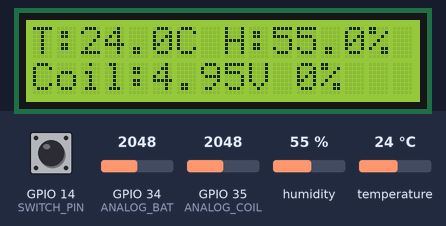
Bench run of a sketch on a simulated ESP32. Shown: 16×2 character LCD. The test bench sets the inputs (shaded band); at power-on: GPIO 14 (SWITCH_PIN) LOW, humidity 55 %, GPIO 35 (ANALOG_COIL) = 2048, temperature 24 °C, GPIO 34 (ANALOG_BAT) = 2048. WiFi joins after 1.5 s; servers stay silent unless stated; web services answer with replies made up by the test bench; what the sketch prints to the serial monitor is not drawn.

Above: at 9.3 s.
9.4 s: GPIO 14 (SWITCH_PIN) pulled HIGH for 2.25 s
At 10.6 s:
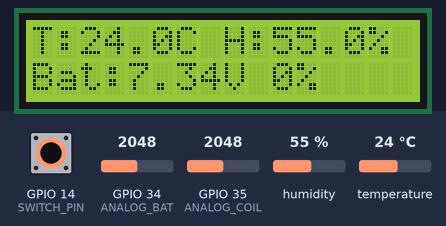
17.5 s: humidity set to 22 %
At 20.7 s:
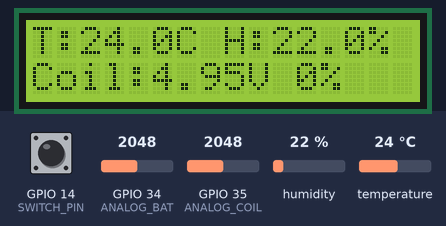
21.0 s: GPIO 35 (ANALOG_COIL) set to 2866
At 22.0 s:
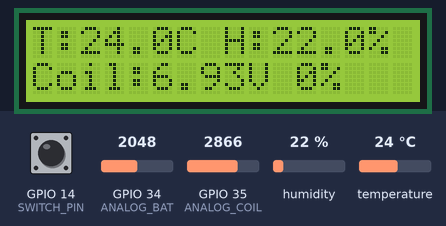
23.6 s: temperature set to 12 °C
At 24.5 s:
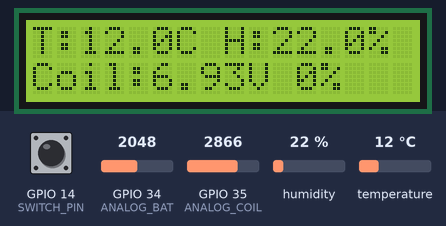
26.2 s: GPIO 35 (ANALOG_COIL) set to 3972
At 28.3 s:
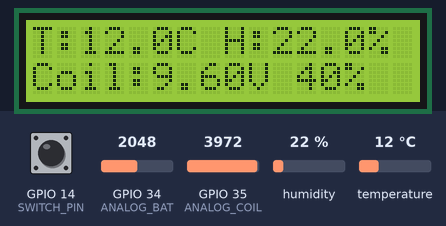
29.2 s: GPIO 14 (SWITCH_PIN) pulled HIGH for 2.25 s
At 30.9 s:
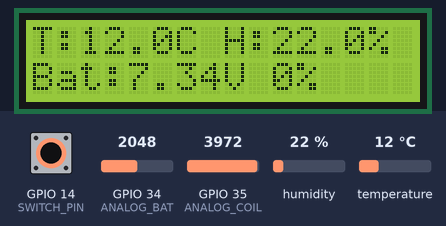
Timing chart, 0 to 32.4 s (numbered marks = the images above; inputs shaded):
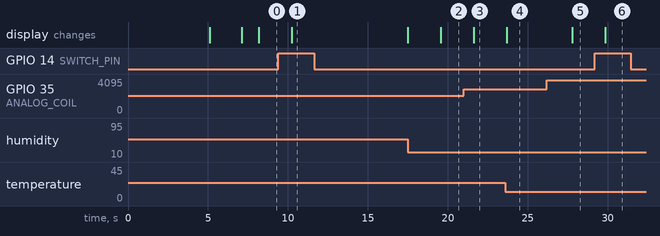

Measured:
- after the input at 9.4 s, the display: changes after 0.85 s (image 1)
- after the input at 17.5 s, the display: first differs from a run without the input after 2.1 s (image 2)
- after the input at 21.0 s, the display: changes after 0.62 s (image 3)
- after the input at 23.6 s, the display: changes after 0.08 s (image 4)
- after the input at 26.2 s, the display: changes after 1.6 s (image 5)
- after the input at 29.2 s, the display: changes after 0.66 s (image 6)

The sketch:

CNW_Secondary.ino
```cpp
/**
 * @file espCode2.ino
 * @author Chandana R
 * @brief ESP8266 with Battery Monitoring, DHT11, and LCD Display
 * @version 2.0
 * @date 2025-03-30
 */
 /**
Version History:
0.1---> Initial Draft

1.0---> Battery Status updated using 12 V battery insted of 3.3 V, and also voltage divider circuit is also upgraded accordingly.
        NOTE: R1 & R2 is the new Resistance value i.e. 20K and 10K respectively for voltage devider circuit ((R1 + R2)/ R2), to
		know Battery Stats

2.0---> The is deisgned to display both battery voltage and coil voltage, and also battery percentage and coil persecntage seperately
        with the help of switch (SWITCH_PIN 5  Yellow Switch in Hardware) for trigger it to fetch stats of Coil during this period
		the IoT  features is turned OFF[1 in Coil Mode, 0 in Battery Mode]. Only when yellow switch is in 0 state the data is pushed
		to IoT.

*/
 /*
 * ThingSpeak Settings
 * field1- Battery Voltage
 * field2-Battery Percentage
 * field3- Temperature
 * field4- Humidity

* Analog Pin for Battery to D34 (ESP32 GPIO34)
* Analog Pin for Coil to D35 (ESP32 GPIO35)
* DHT11 Sensor to D4 (ESP32 GPIO4)
* SDA (LCD) → D21 (ESP32 GPIO21)
* SCL (LCD) → D22 (ESP32 GPIO22)
* Switch → D5 (ESPP32 GPIO5)

 */
#include <Wire.h>                // I2C Communication
#include <LiquidCrystal_I2C.h>   // Library for 16x2 LCD with I2C
#include <DHT.h>                 // DHT11 Sensor Library
#include <HTTPClient.h>         // HTTP Client Library
#include <WiFi.h>                // WiFi Library for ESP32

// Hardware Pins
#define ANALOG_BAT 34         // ADC pin for battery voltage monitoring (ESP32-WROOM)
#define ANALOG_COIL 35       // ADC pin coil votage
#define DHT_PIN 4                // DHT11 data pin
#define DHT_TYPE DHT11           // DHT sensor type
#define SWITCH_PIN 5             // Switch pin (ON/OFF control)
#define SWITCH_PIN 14      //ONGOING

const char* ssid = "Chandana_R";
const char* password = "Chandu2002@";

// ThingSpeak API Information
const char* server = "http://api.thingspeak.com/update";
const char* apikey = "ASET8PVPCZQL68MR";  // Replace with Write API Key


// LCD and DHT Setup
LiquidCrystal_I2C lcd(0x27, 16, 2);
DHT dht(DHT_PIN, DHT_TYPE);

// Calibration & Resistor Values
float calibration1 = 2.39;         // Add offset if needed Battery
float calibration2 = 0;         // Add offset if needed Coil
float R1 = 20.0;                  // Resistor 1 (20kΩ)
float R2 = 10.0;                  // Resistor 2 (10kΩ)

void setup() {
    Serial.begin(115200);

    // Initialize LCD, DHT11, and Switch
    lcd.init();
    lcd.backlight();
    dht.begin();

    // Set switch pin as input with internal pull-down
    pinMode(SWITCH_PIN, INPUT_PULLDOWN);

    // Display startup message
    lcd.setCursor(0, 0);
    lcd.print("Team-XX");
    lcd.setCursor(0, 1);
    lcd.print("Jain University");
    delay(5000);
    lcd.clear();
    lcd.setCursor(0, 0);
    lcd.print("Connecting WiFi...");

    // Connect to WiFi
    WiFi.begin(ssid, password);
    Serial.print("Connecting to WiFi...");

    while (WiFi.status() != WL_CONNECTED) {
        delay(1000);
        Serial.print(".");
    }

    Serial.println("\nWiFi Connected!");
    lcd.clear();
    lcd.setCursor(0, 0);
    lcd.print("WiFi Connected!");
    delay(1000);
}

// Function to map float values
float mapFloat(float x, float in_min, float in_max, float out_min, float out_max) {
    return (x - in_min) * (out_max - out_min) / (in_max - in_min) + out_min;
}

void loop() {
    // Read the switch state
    bool switchState = digitalRead(SWITCH_PIN);

    if (switchState == HIGH) {
        // Switch ON → Run monitoring operations
        Serial.println("Battery Status");


        // Read Battery Voltage
        int sensorValue = analogRead(ANALOG_BAT);
        float batteryVoltage = ((sensorValue * 3.3) / 4095) * ((R1 + R2) / R2) + calibration1;

        // Map Battery Voltage to Percentage for 3-cell Li-ion (9.0V → 0%, 12.6V → 100%)
        int batteryPercentage = mapFloat(batteryVoltage, 9.0, 12.6, 0, 100);
        batteryPercentage = constrain(batteryPercentage, 0, 100);

        // Read DHT11 Sensor Data
        float temperature = dht.readTemperature();
        float humidity = dht.readHumidity();

        // Print to Serial Monitor
        Serial.println("--------------------------");
        Serial.printf("Analog Value: %d\n", sensorValue);
        Serial.printf("Battery Voltage: %.2fV\n", batteryVoltage);
        Serial.printf("Battery Percentage: %d%%\n", batteryPercentage);
        Serial.printf("Temperature: %.2f°C\n", temperature);
        Serial.printf("Humidity: %.2f%%\n", humidity);
        Serial.println("--------------------------");

        // Display on LCD
        lcd.clear();

        // Row 1: Temperature and Humidity
        lcd.setCursor(0, 0);
        lcd.print("T:");
        lcd.print(temperature, 1);
        lcd.print("C H:");
        lcd.print(humidity, 1);
        lcd.print("%");

        // Row 2: Battery Voltage and Percentage
        lcd.setCursor(0, 1);
        lcd.print("Bat:");
        lcd.print(batteryVoltage, 2);
        lcd.print("V ");
        lcd.print(batteryPercentage);
        lcd.print("%");
         if (WiFi.status() == WL_CONNECTED) {
        HTTPClient http;
        String url = String(server) + "?api_key=" + apikey +
                     "&field1=" + String(batteryVoltage) +
                     "&field2=" + String(batteryPercentage) +
                     "&field3=" + String(temperature) +
                     "&field4=" + String(humidity);

        http.begin(url);
        int httpCode = http.GET(); // Send GET request

        if (httpCode > 0) {
            Serial.printf("Data Sent! HTTP Response: %d\n", httpCode);
        } else {
            Serial.printf("Error Sending Data: %s\n", http.errorToString(httpCode).c_str());
        }

        http.end(); // End HTTP connection
    } else {
        Serial.println("WiFi Disconnected! Reconnecting...");
        WiFi.reconnect();
    }

    delay(5000); // Update every 5 seconds

    } else {
        // Switch OFF → Display "SWITCH OFF"

        Serial.println("--------------------------");
        Serial.println("Coil Mode Requeseted");
       Serial.println("Coil Status");


        // Read Battery Voltage
        int sensorValue = analogRead(ANALOG_COIL);
        float coilVoltage = ((sensorValue * 3.3) / 4095) * ((R1 + R2) / R2) + calibration2;

        // Map Battery Voltage to Percentage for 3-cell Li-ion (9.0V → 0%, 12.6V → 100%)
        int coilPercentage = mapFloat(coilVoltage, 9.0, 10.5, 0, 100);
        coilPercentage = constrain(coilPercentage, 0, 100);

        // Read DHT11 Sensor Data
        float temperature = dht.readTemperature();
        float humidity = dht.readHumidity();

        // Print to Serial Monitor
        Serial.println("--------------------------");
        Serial.printf("Analog Value: %d\n", sensorValue);
        Serial.printf("Coil Voltage: %.2fV\n", coilVoltage);
        Serial.printf("Coil Percentage: %d%%\n", coilPercentage);
        Serial.printf("Temperature: %.2f°C\n", temperature);
        Serial.printf("Humidity: %.2f%%\n", humidity);

        // Display on LCD
        lcd.clear();

        // Row 1: Temperature and Humidity
        lcd.setCursor(0, 0);
        lcd.print("T:");
        lcd.print(temperature, 1);
        lcd.print("C H:");
        lcd.print(humidity, 1);
        lcd.print("%");

        // Row 2: Battery Voltage and Percentage
        lcd.setCursor(0, 1);
        lcd.print("Coil:");
        lcd.print(coilVoltage, 2);
        lcd.print("V ");
        lcd.print(coilPercentage);
        lcd.print("%");
    }

    delay(2000);  // Update every 2 seconds
}
```
